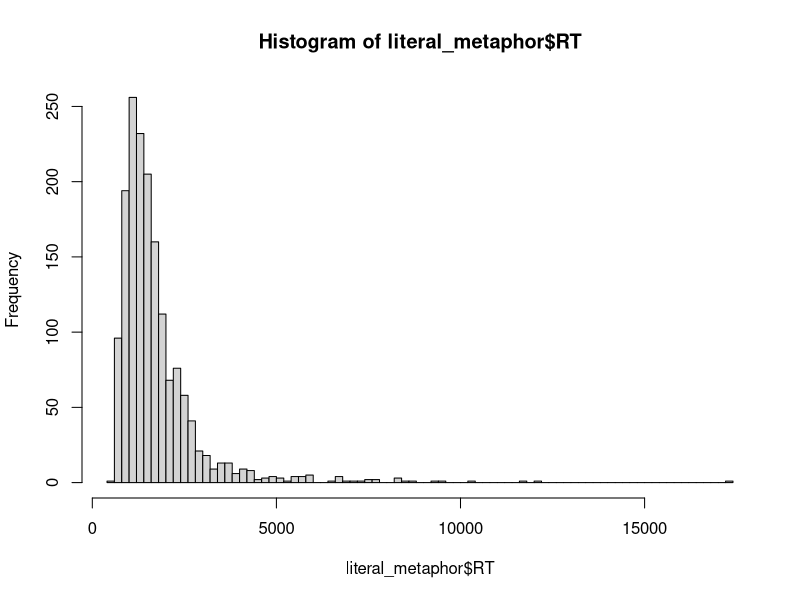
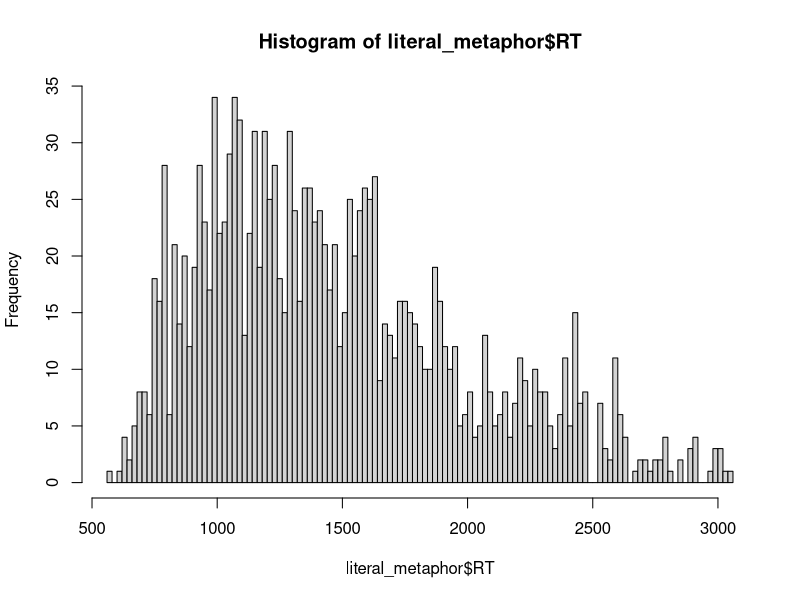
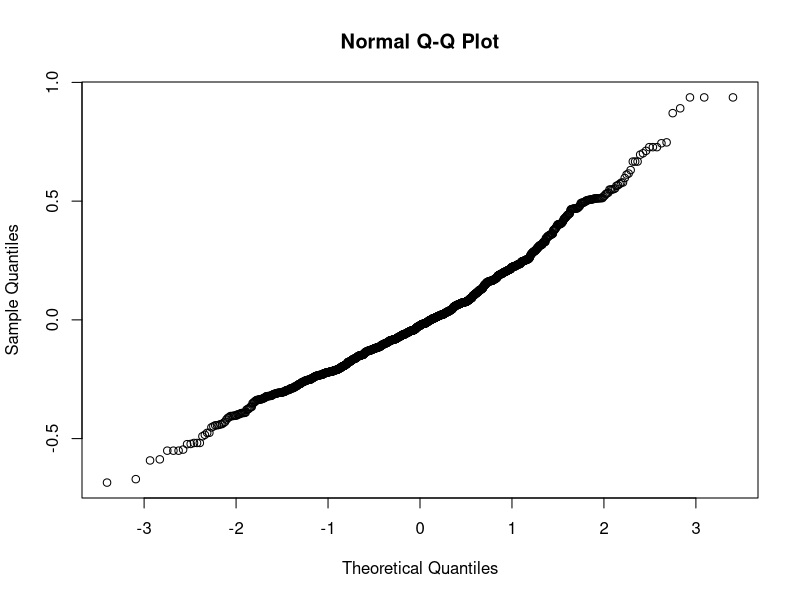
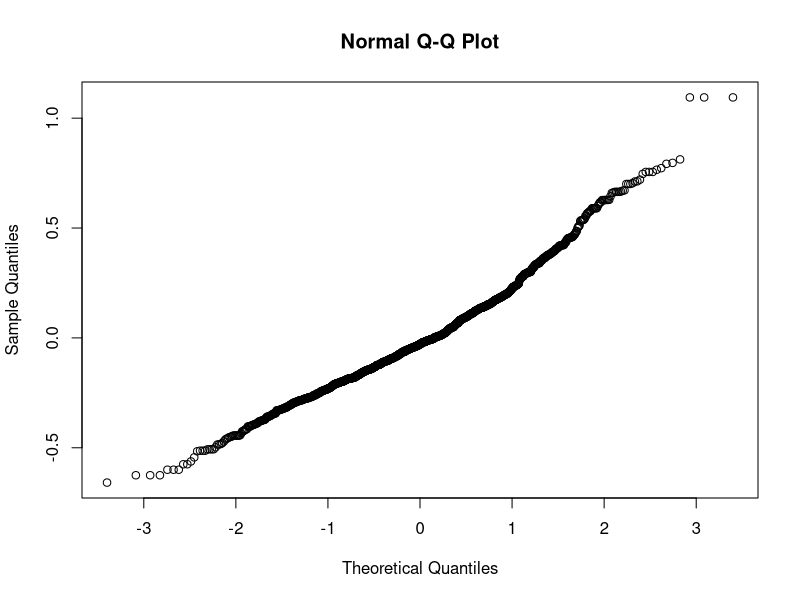

Write R code to recreate these figures, in order. (Note: this script raises an error after producing the figures.)
setwd(dirname(rstudioapi::getActiveDocumentContext()$path))
library(tidyverse)
df <-read_csv('results.csv')
unique(df$Item)
participants <- read_csv('participants.csv')
participants <- participants[participants$errors_verbs <= 20, ]
participants <- c(participants$id)
df %>% 
  filter(RT < 20000,
         RT > 0,
         Correct >= 0) %>% 
  mutate(log_RT = log(RT)) ->
  filtered

filtered <- filtered[ filtered$id %in% participants, ]
library(dplyr)
filtered %>%
  mutate(Freq_Type = case_when(
    filtered$Type == 'lhm' ~ "high",
    filtered$Type == 'lhb' ~ "high",
    filtered$Type == 'hb' ~ "high",
    filtered$Type == 'hm' ~ "high",
    filtered$Type == 'llm' ~ "low",
    filtered$Type == 'llb' ~ "low",
    filtered$Type == 'lb' ~ "low",
    filtered$Type == 'lm' ~ "low",
  )) -> filtered

filtered %>%
  mutate(Type = case_when(
    filtered$Type == 'lhm' ~ "literal_m_v",
    filtered$Type == 'lhb' ~ "literal_b_v",
    filtered$Type == 'hb' ~ "bleaching_v",
    filtered$Type == 'hm' ~ "metaphor_v",
    filtered$Type == 'llm' ~ "literal_m_v",
    filtered$Type == 'llb' ~ "literal_b_v",
    filtered$Type == 'lb' ~ "bleaching_v",
    filtered$Type == 'lm' ~ "metaphor_v",
  )) -> filtered

filtered <- filtered[complete.cases(filtered), ]

literal_metaphor <- filtered[filtered$Type == 'literal_m_v' | filtered$Type == 'metaphor_v', ]
literal_bleaching <- filtered[filtered$Type == 'literal_b_v' | filtered$Type == 'bleaching_v', ]

hist(literal_metaphor$RT, breaks= 100)

literal_metaphor %>%
  filter(Freq_Type == 'high') -> high_literal_metaphor

literal_m_high <- high_literal_metaphor[high_literal_metaphor$Type == 'literal_m_v',]
literal_m_high <- 
  literal_m_high[literal_m_high$RT > (mean(literal_m_high$RT) - 2*sd(literal_m_high$RT)) & 
              literal_m_high$RT < (mean(literal_m_high$RT) + 2*sd(literal_m_high$RT)), ]


metaphor_high <- high_literal_metaphor[high_literal_metaphor$Type == 'metaphor_v',]
metaphor_high <- metaphor_high[metaphor_high$RT > (mean(metaphor_high$RT) - 2*sd(metaphor_high$RT)) & 
                                 metaphor_high$RT < (mean(metaphor_high$RT) + 2*sd(metaphor_high$RT)), ]


literal_metaphor %>%
  filter(Freq_Type == 'low') -> low_literal_metaphor

literal_m_low <- low_literal_metaphor[low_literal_metaphor$Type == 'literal_m_v',]
literal_m_low <- 
  literal_m_low[literal_m_low$RT > (mean(literal_m_low$RT) - 2*sd(literal_m_low$RT)) & 
                  literal_m_low$RT < (mean(literal_m_low$RT) + 2*sd(literal_m_low$RT)), ]


metaphor_low <- low_literal_metaphor[low_literal_metaphor$Type == 'metaphor_v',]
metaphor_low <- metaphor_low[metaphor_low$RT > (mean(metaphor_low$RT) - 2*sd(metaphor_low$RT)) & 
                              metaphor_low$RT < (mean(metaphor_low$RT) + 2*sd(metaphor_low$RT)), ]


low_m <- rbind(literal_m_low, metaphor_low)
low_m <- low_m[low_m$RT > (mean(low_m$RT) - 2*sd(low_m$RT)) & 
                 low_m$RT < (mean(low_m$RT) + 2*sd(low_m$RT)), ]

high_m <- rbind(literal_m_high, metaphor_high)
high_m <- high_m[high_m$RT > (mean(high_m$RT) - 2*sd(high_m$RT)) & 
                   high_m$RT < (mean(high_m$RT) + 2*sd(high_m$RT)), ]

literal_metaphor <- rbind(low_m, high_m)

hist(literal_metaphor$RT, breaks= 100)

unique(literal_metaphor$Item)
#####
literal_bleaching %>%
  filter(Freq_Type == 'high') -> high_literal_bleaching

literal_b_high <- high_literal_bleaching[high_literal_bleaching$Type == 'literal_b_v',]
literal_b_high <- 
 literal_b_high[literal_b_high$RT > (mean(literal_b_high$RT) - 2*sd(literal_b_high$RT)) & 
                   literal_b_high$RT < (mean(literal_b_high$RT) + 2*sd(literal_b_high$RT)), ]


bleaching_high <- high_literal_bleaching[high_literal_bleaching$Type == 'bleaching_v',]
bleaching_high <- bleaching_high[bleaching_high$RT > (mean(bleaching_high$RT) - 2*sd(bleaching_high$RT)) & 
                                   bleaching_high$RT < (mean(bleaching_high$RT) + 2*sd(bleaching_high$RT)), ]


literal_bleaching %>%
  filter(Freq_Type == 'low') -> low_literal_bleaching

literal_b_low <- low_literal_bleaching[low_literal_bleaching$Type == 'literal_b_v',]
literal_b_low <- 
  literal_b_low[literal_b_low$RT > (mean(literal_b_low$RT) - 2*sd(literal_b_low$RT)) & 
                  literal_b_low$RT < (mean(literal_b_low$RT) + 2*sd(literal_b_low$RT)), ]


bleaching_low <- low_literal_bleaching[low_literal_bleaching$Type == 'bleaching_v',]
bleaching_low <- bleaching_low[bleaching_low$RT > (mean(bleaching_low$RT) - 2*sd(bleaching_low$RT)) & 
                                 bleaching_low$RT < (mean(bleaching_low$RT) + 2*sd(bleaching_low$RT)), ]

low_b <- rbind(literal_b_low, bleaching_low)
low_b <- low_b[low_b$RT > (mean(low_b$RT) - 2*sd(low_b$RT)) & 
                 low_b$RT < (mean(low_b$RT) + 2*sd(low_b$RT)), ]

high_b <- rbind(literal_b_high, bleaching_high)
high_b <- high_b[high_b$RT > (mean(high_b$RT) - 2*sd(high_b$RT)) & 
                   high_b$RT < (mean(high_b$RT) + 2*sd(high_b$RT)), ]

literal_bleaching <- rbind(low_b, high_b)

##### code ALop
literal_metaphor$Type <- as.factor(literal_metaphor$Type)
literal_metaphor$Type <- relevel(literal_metaphor$Type, ref = "literal_m_v")
literal_metaphor$Freq_Type <- as.factor(literal_metaphor$Freq_Type)
contrasts(literal_metaphor$Freq_Type) <- contr.sum(2)
levels(literal_metaphor$Freq_Type)
levels(literal_metaphor$Type)

literal_metaphor$id <- as.factor(literal_metaphor$id)
literal_metaphor$Item <- as.factor(literal_metaphor$Item)

library(lme4)
library(lmerTest)

lime1 <- lmer(log_RT ~ Freq_Type/Type + 
                (1|id) + (1|Item), 
              data = literal_metaphor, REML = FALSE,
              control = lmerControl(optimizer = "bobyqa"))
qqnorm(residuals(lime1))
summary(lime1)


lime1_correct <- glmer(Correct ~ Freq_Type/Type + 
                         (1|id) + (1|Item), 
                       data = literal_metaphor, family = binomial,
                       control = glmerControl(optimizer = "bobyqa"))
summary(lime1_correct)


literal_bleaching$Type <- as.factor(literal_bleaching$Type)
literal_bleaching$Type <- relevel(literal_bleaching$Type, ref = "literal_b_v")

#literal_bleaching$Freq_Type <- ifelse(literal_bleaching$freq>500, 'high', 'low')
literal_bleaching$Freq_Type <- as.factor(literal_bleaching$Freq_Type)

contrasts(literal_bleaching$Freq_Type) <- contr.sum(2)
levels(literal_bleaching$Freq_Type)
levels(literal_bleaching$Type)

literal_bleaching$id <- as.factor(literal_bleaching$id)
literal_bleaching$Item <- as.factor(literal_bleaching$Item)

lime2 <- lmer(log_RT ~ Freq_Type/Type + 
                (1|id) + (1|Item), 
              data = literal_bleaching, REML = FALSE,
              control = lmerControl(optimizer = "bobyqa"))


qqnorm(residuals(lime2))
summary(lime2)

lime2_correct <- glmer(Correct ~ Freq_Type/Type + 
                         (1|id) + (1|Item), 
                       data = literal_bleaching, family = binomial,
                       control = glmerControl(optimizer = "bobyqa"))
summary(lime2_correct)
s
